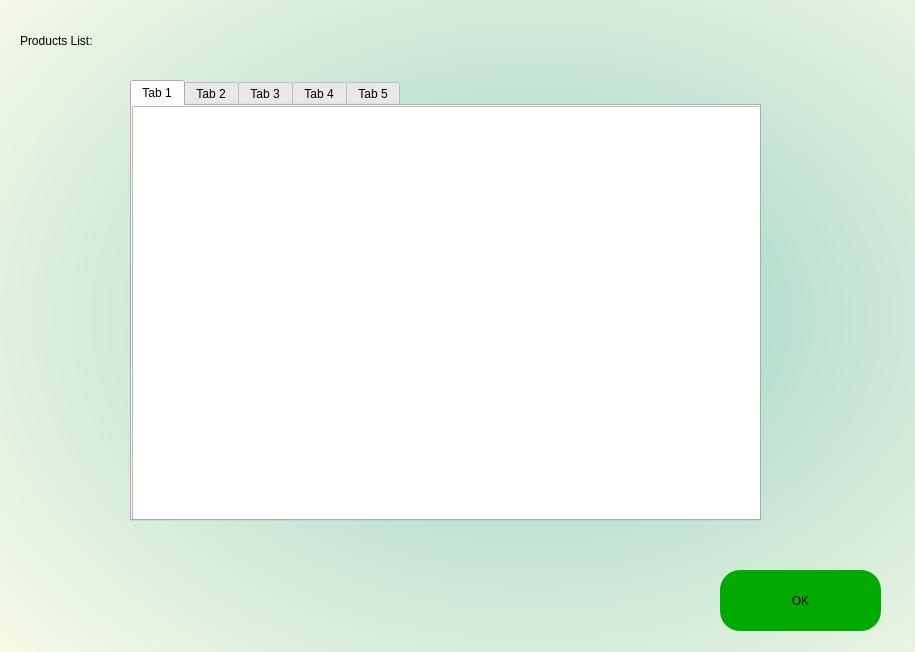
<?xml version="1.0" encoding="UTF-8"?>
<ui version="4.0">
 <class>ViewProductList</class>
 <widget class="QWidget" name="ViewProductList">
  <property name="geometry">
   <rect>
    <x>0</x>
    <y>0</y>
    <width>915</width>
    <height>652</height>
   </rect>
  </property>
  <property name="windowTitle">
   <string>View Products</string>
  </property>
  <widget class="QWidget" name="widget" native="true">
   <property name="geometry">
    <rect>
     <x>0</x>
     <y>-70</y>
     <width>1041</width>
     <height>761</height>
    </rect>
   </property>
   <property name="styleSheet">
    <string notr="true">QWidget#widget{
background-color:qradialgradient(spread:pad, cx:0.512, cy:0.511364, radius:0.73, fx:0.511, fy:0.505364, stop:0 rgba(154, 211, 197, 255), stop:1 rgba(255, 253, 234, 255));}</string>
   </property>
   <widget class="QLabel" name="label_5">
    <property name="geometry">
     <rect>
      <x>20</x>
      <y>90</y>
      <width>151</width>
      <height>41</height>
     </rect>
    </property>
    <property name="styleSheet">
     <string notr="true">font: 18pt &quot;MS Shell Dlg 2&quot;;</string>
    </property>
    <property name="text">
     <string>Products List: </string>
    </property>
   </widget>
   <widget class="QTabWidget" name="tabWidget">
    <property name="geometry">
     <rect>
      <x>130</x>
      <y>150</y>
      <width>631</width>
      <height>441</height>
     </rect>
    </property>
    <property name="currentIndex">
     <number>0</number>
    </property>
    <widget class="QWidget" name="tab">
     <attribute name="title">
      <string>Tab 1</string>
     </attribute>
     <widget class="QTableView" name="tableView_2">
      <property name="geometry">
       <rect>
        <x>0</x>
        <y>0</y>
        <width>631</width>
        <height>421</height>
       </rect>
      </property>
     </widget>
    </widget>
    <widget class="QWidget" name="tab_2">
     <attribute name="title">
      <string>Tab 2</string>
     </attribute>
     <widget class="QTableView" name="tableView">
      <property name="geometry">
       <rect>
        <x>0</x>
        <y>0</y>
        <width>631</width>
        <height>421</height>
       </rect>
      </property>
     </widget>
    </widget>
    <widget class="QWidget" name="tab_3">
     <attribute name="title">
      <string>Tab 3</string>
     </attribute>
     <widget class="QTableView" name="tableView_3">
      <property name="geometry">
       <rect>
        <x>0</x>
        <y>0</y>
        <width>631</width>
        <height>421</height>
       </rect>
      </property>
     </widget>
    </widget>
    <widget class="QWidget" name="tab_4">
     <attribute name="title">
      <string>Tab 4</string>
     </attribute>
     <widget class="QTableView" name="tableView_4">
      <property name="geometry">
       <rect>
        <x>0</x>
        <y>0</y>
        <width>631</width>
        <height>421</height>
       </rect>
      </property>
     </widget>
    </widget>
    <widget class="QWidget" name="tab_5">
     <attribute name="title">
      <string>Tab 5</string>
     </attribute>
     <widget class="QTableView" name="tableView_5">
      <property name="geometry">
       <rect>
        <x>0</x>
        <y>0</y>
        <width>631</width>
        <height>421</height>
       </rect>
      </property>
     </widget>
    </widget>
   </widget>
   <widget class="QPushButton" name="okButton">
    <property name="geometry">
     <rect>
      <x>720</x>
      <y>640</y>
      <width>161</width>
      <height>61</height>
     </rect>
    </property>
    <property name="palette">
     <palette>
      <active>
       <colorrole role="Button">
        <brush brushstyle="SolidPattern">
         <color alpha="255">
          <red>0</red>
          <green>170</green>
          <blue>0</blue>
         </color>
        </brush>
       </colorrole>
       <colorrole role="Base">
        <brush brushstyle="SolidPattern">
         <color alpha="255">
          <red>0</red>
          <green>170</green>
          <blue>0</blue>
         </color>
        </brush>
       </colorrole>
       <colorrole role="Window">
        <brush brushstyle="SolidPattern">
         <color alpha="255">
          <red>0</red>
          <green>170</green>
          <blue>0</blue>
         </color>
        </brush>
       </colorrole>
      </active>
      <inactive>
       <colorrole role="Button">
        <brush brushstyle="SolidPattern">
         <color alpha="255">
          <red>0</red>
          <green>170</green>
          <blue>0</blue>
         </color>
        </brush>
       </colorrole>
       <colorrole role="Base">
        <brush brushstyle="SolidPattern">
         <color alpha="255">
          <red>0</red>
          <green>170</green>
          <blue>0</blue>
         </color>
        </brush>
       </colorrole>
       <colorrole role="Window">
        <brush brushstyle="SolidPattern">
         <color alpha="255">
          <red>0</red>
          <green>170</green>
          <blue>0</blue>
         </color>
        </brush>
       </colorrole>
      </inactive>
      <disabled>
       <colorrole role="Button">
        <brush brushstyle="SolidPattern">
         <color alpha="255">
          <red>0</red>
          <green>170</green>
          <blue>0</blue>
         </color>
        </brush>
       </colorrole>
       <colorrole role="Base">
        <brush brushstyle="SolidPattern">
         <color alpha="255">
          <red>0</red>
          <green>170</green>
          <blue>0</blue>
         </color>
        </brush>
       </colorrole>
       <colorrole role="Window">
        <brush brushstyle="SolidPattern">
         <color alpha="255">
          <red>0</red>
          <green>170</green>
          <blue>0</blue>
         </color>
        </brush>
       </colorrole>
      </disabled>
     </palette>
    </property>
    <property name="styleSheet">
     <string notr="true">border-radius: 20px;
background-color: rgb(0, 170, 0);
font: 75 18pt &quot;MS Shell Dlg 2&quot;;</string>
    </property>
    <property name="text">
     <string>OK</string>
    </property>
   </widget>
  </widget>
 </widget>
 <resources/>
 <connections/>
</ui>
